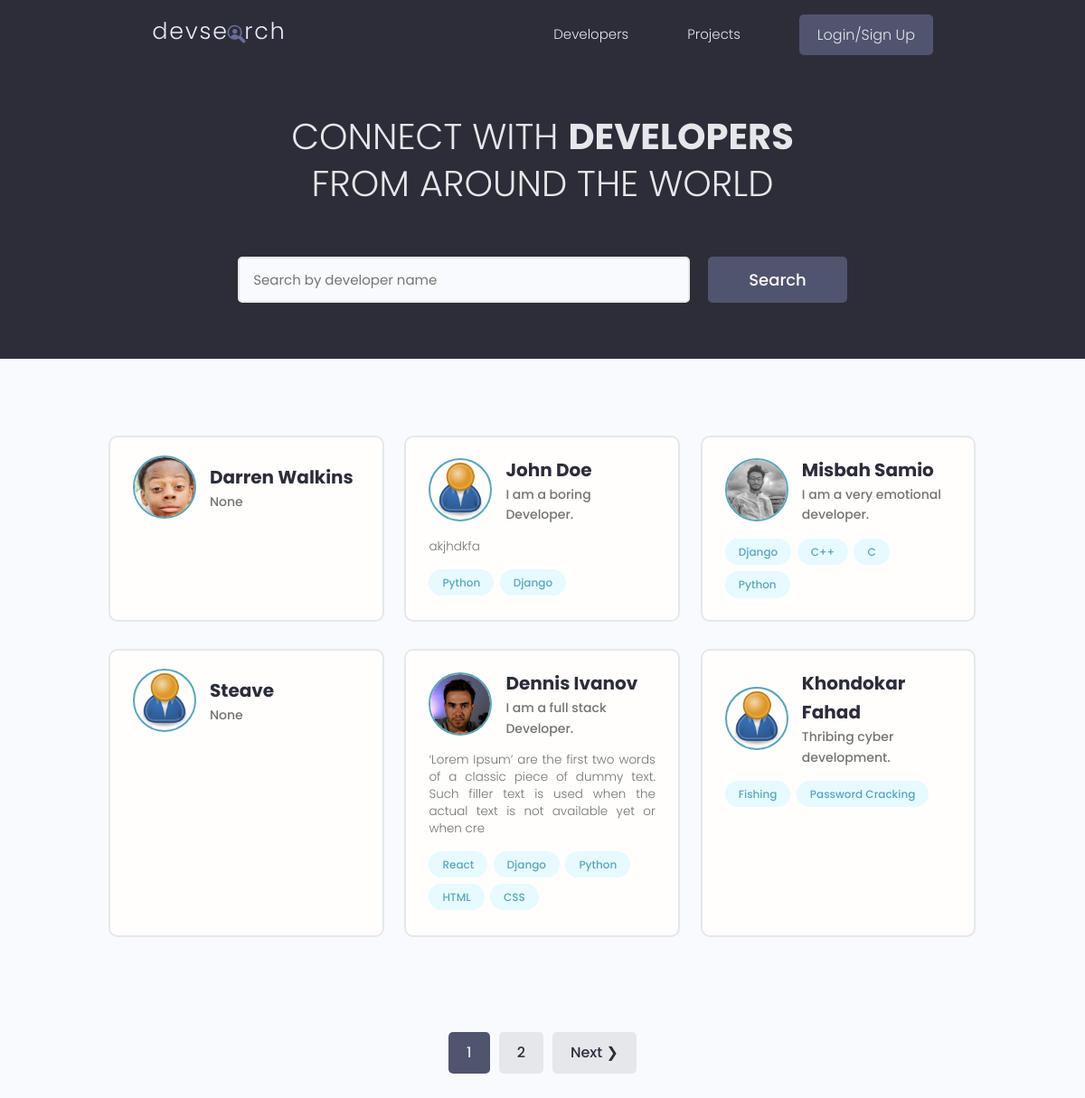
The page / on the database its author committed.
### users/models.py (models this page shows, shortened)
class Profile(models.Model):
    user = models.OneToOneField(User, on_delete=models.CASCADE, null=True, blank=True)
    name = models.CharField(max_length=200, blank=True, null=True)
    email = models.EmailField(max_length=500, blank=True, null=True)
    username = models.CharField(max_length=200, blank=True, null=True)
    location = models.CharField(max_length=200, blank=True, null=True)
    short_intro = models.CharField(max_length=200, blank=True, null=True)
    bio = models.TextField(blank=True, null=True)
    profile_image = models.ImageField(null=True, blank=True, upload_to='profiles/', default="profiles/user-default.png")
    social_github = models.CharField(max_length=200, blank=True, null=True)
    social_twitter = models.CharField(max_length=200, blank=True, null=True)
    social_linkedin = models.CharField(max_length=200, blank=True, null=True)
    social_youtube = models.CharField(max_length=200, blank=True, null=True)
    social_website = models.CharField(max_length=200, blank=True, null=True)
    created = models.DateTimeField(auto_now_add=True)
    id = models.UUIDField(default=uuid.uuid4, unique=True, primary_key=True, editable=False)

class Skill(models.Model):
    owner = models.ForeignKey(Profile, on_delete=models.CASCADE, null=True, blank=True)
    name = models.CharField(max_length=200, blank=True, null=True)
    description = models.TextField(null=True, blank=True)
    created = models.DateTimeField(auto_now_add=True)
    id = models.UUIDField(default=uuid.uuid4, unique=True, primary_key=True, editable=False)
    def __str__(self):
        return str(self.name)

### users/views.py (the view)
# urls.py: path('', views.profiles, name="profiles"),
def profiles(request):
    profiles, search_query = searchProfiles(request)
    result = 6
    custom_range, profiles = paginateProfiles(request, profiles, result)
    context = {'profiles' : profiles, 'search_query' : search_query, 'custom_range' : custom_range}
    return render(request, 'users/profiles.html', context)

### users/utils.py (called while the page is built)
def paginateProfiles(request, profiles, result):
    page = request.GET.get('page')
    paginator = Paginator(profiles, result)
    try:
        profiles = paginator.page(page)
    except PageNotAnInteger:
        page = 1
        profiles = paginator.page(page)
    except EmptyPage:
        page = paginator.num_pages
        profiles = paginator.page(page)
    leftIndex = (int(page) - 1)
    if leftIndex < 1:
        leftIndex = 1
    rightIndex = (int(page) + 2)
    if rightIndex > paginator.num_pages:
        rightIndex = paginator.num_pages + 1
    custom_range = range(leftIndex, rightIndex)
    return custom_range, profiles

def searchProfiles(request):
    search_query = ''
    if request.GET.get('search_query'):
        search_query = request.GET.get('search_query')
    skills = Skill.objects.filter(name__icontains=search_query)
    profiles = Profile.objects.distinct().filter(Q(name__icontains=search_query) | Q(short_intro__icontains=search_query) | Q(skill__in=skills))
    return profiles, search_query

### users/templates/users/profiles.html (shortened to what this page needs)
{% extends 'main.html' %}
{% block content %}
<main class="home">
    <section class="hero-section text-center">
      <div class="container container--narrow">
        <div class="hero-section__box">
          <h2>CONNECT WITH <span>DEVELOPERS</span></h2>
          <h2>FROM AROUND THE WORLD</h2>
        </div>
        <div class="hero-section__search">
          <form id='searchForm' class="form" action="{% url 'profiles' %}" method="get">
            <div class="form__field">
              <input class="input input--text" id="formInput#search" type="text" name="search_query"
                value="{{search_query}}" placeholder="Search by developer name" />
            </div>
            <input class="btn btn--sub btn--lg" type="submit" value="Search" />
          </form>
        </div>
      </div>
    </section>
    <section class="devlist">
      <div class="container">
        <div class="grid grid--three">
        {% for profile in profiles %}
          <div class="column card">
            <div class="dev">
              <a href="{% url 'user-profile' profile.id %}" class="card__body">
                <div class="dev__profile">
                  <img class="avatar avatar--md" src="{{ profile.profile_image.url }}" alt="image" />
                  <div class="dev__meta">
                    <h3>{{ profile.name }}</h3>
                    <h5>{{ profile.short_intro|slice:"60" }}</h5>
                  </div>
                </div>
                <p class="dev__info">
                  {{profile.bio|slice:"150"}}
                </p>
                <div class="dev__skills">
                  {% for skill in profile.skill_set.all|slice:"5" %}
                  <span class="tag tag--pill tag--main">
                    <small>{{ skill }}</small>
                  </span>
                  {% endfor %}
                </div>
              </a>
            </div>
          </div>
        {% endfor %}
        </div>
      </div>
    </section>
    {% include 'pagination.html' with queryset=profiles custom_range=custom_range %}
  </main>
{% endblock content %}

### static/styles/app.css (style rules this page uses)
:root { --color-sub: #2d2d39; }
.btn--sub { background-color: var(--color-sub-light); }
.card { border: 2px solid var(--color-light); }
img { width: 100%; }
.hero-section { height: 40vh; display: flex; align-items: center; background-color: var(--color-sub); }
.hero-section__box { margin-bottom: 4rem; }
.hero-section__box > h2, .hero-section__box > h2 > span { font-size: 4rem; color: var(--color-light); line-height: 1.3; text-transform: uppercase; }
.hero-section__box > h2 { font-weight: 300; }
.hero-section__box > h2 > span { font-weight: 700; }
.hero-section__search > .form { display: flex; align-items: center; justify-content: center; gap: 2rem; }
.hero-section__search > .form input.input--text { width: 50rem; }
.devlist { margin-top: 8rem; }
.devlist .grid { align-items: stretch; }
.devlist .dev .dev__profile { display: flex; align-items: center; gap: 1.5rem; }
.devlist .dev .dev__meta h3 { color: var(--color-sub); font-size: 2rem; font-weight: 700; }
.devlist .dev .dev__meta h5 { color: var(--color-text); font-size: 1.4rem; font-weight: 500; }
.devlist .dev .dev__info { margin: 1.5rem 0; font-size: 1.35rem; line-height: 1.4; text-align: justify; }

### static/uikit/styles/modules/_variables.css (style rules this page uses)
:root { --color-main: #5aa5b9; --color-main-light: #e6faff; --color-sub: #3f4156; --color-sub-light: #51546e; --color-sub-lighter: #ededfd; --color-text: #737373; --color-gray: #8b8b8b; --color-light: #e5e7eb; --color-light-gray: #767676; --color-bg: #f8fafd; --color-white: #fffefd; --color-white-light: #f3f3f3; --color-success: #359e64; --color-success-bg: #def8e8; --color-error: #fc4b0b; --color-error-bg: #fff2ee; --font-base: 'Poppins', arial, helvetica, 'Segoe UI', roboto, ubuntu, sans-serif; --font-monospace: 'Fira Code', 'Courier New', courier, monospace; --font-regular: 300; --font-medium: 500; --font-bold: 700; --generic-shadow: 1px 1px 5px #00000010; --generic-transition: all 0.3s ease-in-out; }

### static/uikit/styles/modules/_base.css (style rules this page uses)
* { margin: 0; padding: 0; box-sizing: border-box; text-rendering: optimizeLegibility; color: inherit; font-size: inherit; }
html { font-size: 50%; }
@media only screen and (min-width: 480px) { html { font-size: 56.25%; } }
@media only screen and (min-width: 1200px) { html { font-size: 62.5%; } }
body { line-height: 1.6; font-weight: 400; font-size: 1.5rem; color: var(--color-text); background-color: var(--color-bg); min-height: 100vh; }

### static/uikit/styles/modules/_typography.css (style rules this page uses)
* { font-family: var(--font-base); }
h2 { font-size: 3.6rem; font-weight: var(--font-bold); }
h3 { font-size: 3.2rem; font-weight: var(--font-medium); }
h5 { font-size: 2.4rem; font-weight: var(--font-medium); }
h5, h6 { font-weight: var(--font-regular); }
p, span, strong { font-size: 1.6rem; color: var(--color-text); font-weight: var(--font-regular); }
a { padding-bottom: 2px; text-decoration: none; display: inline-block; color: var(--color-main); font-weight: var(--font-medium); }

### static/uikit/styles/modules/_utilities.css (style rules this page uses)
.container { width: 92%; max-width: 165rem; margin: 0 auto; box-sizing: border-box; }
.container--narrow { width: 92%; max-width: 120rem; }
@media screen and (min-width: 1000px) { .container { width: 90%; } }
@media screen and (min-width: 1000px) { .container--narrow { width: 85%; } }
@media screen and (min-width: 1200px) { .container { width: 80%; } }
@media screen and (min-width: 1200px) { .container--narrow { width: 72%; } }
.text-center { text-align: center; }

### static/uikit/styles/modules/_avatar.css (style rules this page uses)
.avatar { border-radius: 50%; border: 2px solid var(--color-main); object-fit: cover; }
.avatar--md { height: 7rem; width: 7rem; }

### static/uikit/styles/modules/_button.css (style rules this page uses)
.btn { display: inline-block; position: relative; cursor: pointer; background-color: var(--color-light); font-weight: var(--font-medium); color: var(--color-sub); text-decoration: none; padding: 1rem 2rem; border-radius: 0.5rem; border: none; width: -webkit-fit-content; width: -moz-fit-content; width: fit-content; height: -webkit-fit-content; height: -moz-fit-content; height: fit-content; font-size: 1.6rem; outline-width: 0; outline-color: transparent; -webkit-backface-visibility: hidden; backface-visibility: hidden; transition: all 0.3s ease-in-out; }
.btn--sub { background-color: var(--color-sub); color: var(--color-white); }
.btn--lg { font-size: 1.8rem; padding: 1.2rem 4.5rem; }

### static/uikit/styles/modules/_card.css (style rules this page uses)
.card { border-radius: 1rem; background-color: var(--color-white); border: 1.5px solid var(--color-light); width: auto; height: auto; margin-top: 0.5rem; margin-bottom: 0.5rem; overflow: hidden; }
.card__body, .card__header { padding: 2rem 2.5rem; }

### rows shown on the page
Profile: profile_image (picture), name "Darren Walkins", short_intro "None"
Profile: profile_image (placeholder picture), name "John Doe", short_intro "I am a boring Developer.", bio "akjhdkfa"
Skill: name "Python"
Skill: name "Django"
Profile: profile_image (picture), name "Misbah Samio", short_intro "I am a very emotional developer."
Skill: name "Django"
Skill: name "C++"
Skill: name "C"
Skill: name "Python"
Profile: profile_image (placeholder picture), name "Steave", short_intro "None"
Profile: profile_image (picture), name "Dennis Ivanov", short_intro "I am a full stack Developer.", bio "‘Lorem Ipsum’ are the first two words of a classic piece of dummy text. Such filler text is used when the actual text is not available yet or when cre"
Skill: name "React"
Skill: name "Django"
Skill: name "Python"
Skill: name "HTML"
Skill: name "CSS"
Profile: profile_image (placeholder picture), name "Khondokar Fahad", short_intro "Thribing cyber development."
Skill: name "Fishing"
Skill: name "Password Cracking"

### other values the page prints
{{ page }} "1"
{{ page }} "2"
